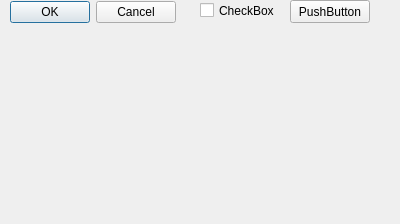
<?xml version="1.0" encoding="UTF-8"?>
<ui version="4.0">
 <class>testWidget</class>
 <widget class="QWidget" name="testWidget">
  <property name="geometry">
   <rect>
    <x>0</x>
    <y>0</y>
    <width>400</width>
    <height>224</height>
   </rect>
  </property>
  <property name="windowTitle">
   <string>Form</string>
  </property>
  <widget class="QDialogButtonBox" name="buttonBox">
   <property name="geometry">
    <rect>
     <x>10</x>
     <y>0</y>
     <width>166</width>
     <height>24</height>
    </rect>
   </property>
   <property name="standardButtons">
    <set>QDialogButtonBox::Cancel|QDialogButtonBox::Ok</set>
   </property>
  </widget>
  <widget class="QPushButton" name="pushButton">
   <property name="geometry">
    <rect>
     <x>290</x>
     <y>0</y>
     <width>80</width>
     <height>23</height>
    </rect>
   </property>
   <property name="text">
    <string>PushButton</string>
   </property>
  </widget>
  <widget class="QCheckBox" name="checkBox">
   <property name="geometry">
    <rect>
     <x>200</x>
     <y>0</y>
     <width>85</width>
     <height>21</height>
    </rect>
   </property>
   <property name="text">
    <string>CheckBox</string>
   </property>
  </widget>
 </widget>
 <resources/>
 <connections/>
</ui>
